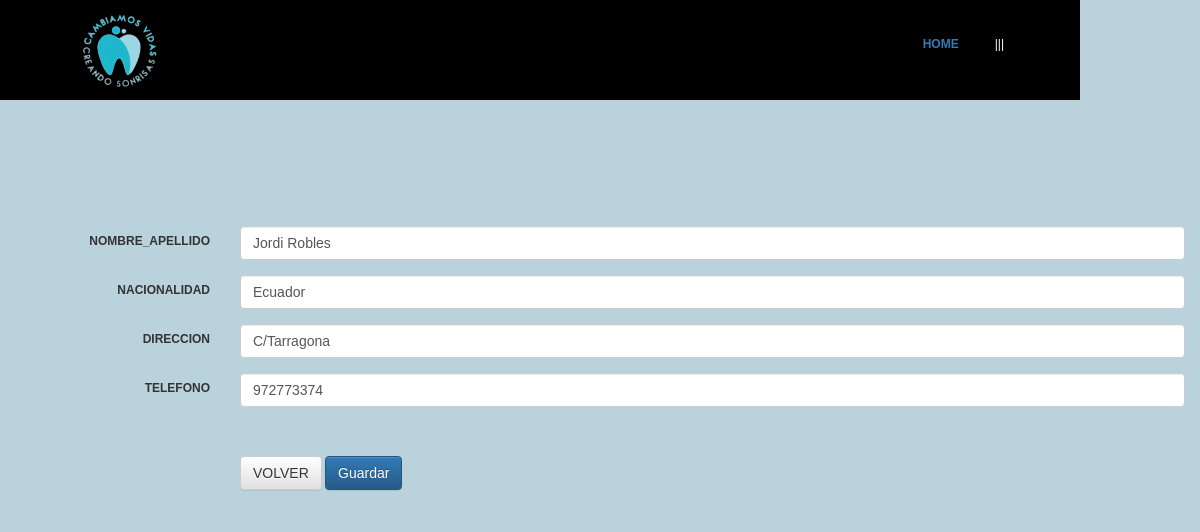
Page /codigoFuente/modificar/modificar_paciente.php?DNI_PACIENTE=35665008Q (signed in) on the committed database.
### tables this page shows
CREATE TABLE PACIENTES (
  DNI_PACIENTE varchar(9),
  NOMBRE_APELLIDO varchar(30),
  EDAD integer,
  NACIONALIDAD varchar(30),
  DIRECCION varchar(30),
  TELEFONO varchar(9),
  FECHA_NACIMIENTO DATE,
  PRIMARY KEY (DNI_PACIENTE)
);

### codigoFuente/modificar/modificar_paciente.php (the view, shortened to what this page needs)
<html>
<head>
	<link rel="stylesheet" type="text/css" href="css/style.css">
	<link href="css/bootstrap.min.css" rel="stylesheet">
	<link href="css/bootstrap-theme.css" rel="stylesheet">
</head>
<body style="background-color:#BAD2DB">
<div id= "formulario">
<header id="Header">
	<img src="css/imagen2.png" alt="" class="logo">
	<ul class="main-menu">
		<li class="cta"><a href="../home.php">HOME</a></li>
		<ul class="nav">
			<li><a href="">|||</a></img>
			</li>
		</ul>
	</ul>
</header>
<br><br><br><br><br><br><br><br><br><br><br><br>
<?php
	require 'conexion.php';
	$DNI_PACIENTE = $_GET['DNI_PACIENTE'];
	$sql = "SELECT * FROM pacientes WHERE DNI_PACIENTE = '$DNI_PACIENTE'";
	$resultado = $mysqli->query($sql);
	$row = $resultado->fetch_array(MYSQLI_ASSOC);
?>
		<div class="container">
			<form class="form-horizontal" method="POST" action="update_paciente.php" autocomplete="off">
				<div class="form-group">
					<label for="NOMBRE_APELLIDO" class="col-sm-2 control-label">NOMBRE_APELLIDO</label>
					<div class="col-sm-10">
						<input type="text" class="form-control" id="NOMBRE_APELLIDO" name="NOMBRE_APELLIDO" placeholder="NOMBRE_APELLIDO" value="<?php echo $row['NOMBRE_APELLIDO']; ?>" required>
					</div>
				</div>
				<div class="form-group">
					<label for="NACIONALIDAD" class="col-sm-2 control-label">NACIONALIDAD</label>
					<div class="col-sm-10">
						<input type="NACIONALIDAD" class="form-control" id="NACIONALIDAD" name="NACIONALIDAD" placeholder="NACIONALIDAD" value="<?php echo $row['NACIONALIDAD']; ?>"  required>
					</div>
				</div>
				<div class="form-group">
					<label for="DIRECCION" class="col-sm-2 control-label">DIRECCION</label>
					<div class="col-sm-10">
						<input type="DIRECCION" class="form-control" id="DIRECCION" name="DIRECCION" placeholder="DIRECCION" value="<?php echo $row['DIRECCION']; ?>"  required>
					</div>
				</div>
				<div class="form-group">
					<label for="TELEFONO" class="col-sm-2 control-label">TELEFONO</label>
					<div class="col-sm-10">
						<input type="tel" class="form-control" id="TELEFONO" name="TELEFONO" placeholder="TELEFONO" value="<?php echo $row['TELEFONO']; ?>" >
					</div>
				</div>
				<br><br>
				<div class="form-group">
					<div class="col-sm-offset-2 col-sm-10">
						<a href="pacientes2.php" class="btn btn-default">VOLVER</a>
						<button type="submit" class="btn btn-primary">Guardar</button>
					</div>
				</div>
			</form>
		</div>
	</body>
</html>

### codigoFuente/modificar/css/style.css (style rules this page uses)
#formulario { padding: 20px 0px 0px 30px; font-family:verdana,arial; font-size:9pt; display: flex; flex-direction: column; justify-content: center; align-items: center; }
#header { height: auto; width: 90%; position: fixed; top: 0; left: 0; display:flex; justify-content: space-between; align-items: center; padding: 0 5%; box-sixing: border-box; height: 100px; transition: 0.5s; background-color: black; border: 4px solid black; }
.logo { height: 100%; }
.main-menu { display: flex; justify-content: center; align-items: center; list-style: none; }
.cta { padding: 10px 24px; border-radius: 30px; background-color: var(--main-color); color: #f2f2f2; font-weight: 600; cursor: pointer; transition: 0.5s; }
* { margin:0px; padding:0px; }
ul, ol { list-style:none; }
.nav > li { float:left; }
.nav li a { background-color:#000; color:#fff; text-decoration:none; padding:10px 12px; display:block; }

### codigoFuente/modificar/modificar_paciente.php (style rules this page uses)
* { margin:0px; padding:0px; }
ul, ol { list-style:none; }
.nav > li { float:left; }
.nav li a { background-color:#000; color:#fff; text-decoration:none; padding:10px 12px; display:block; }

### rows in the picture
pacientes: NOMBRE_APELLIDO "Jordi Robles", NACIONALIDAD "Ecuador", DIRECCION "C/Tarragona", TELEFONO "972773374"
